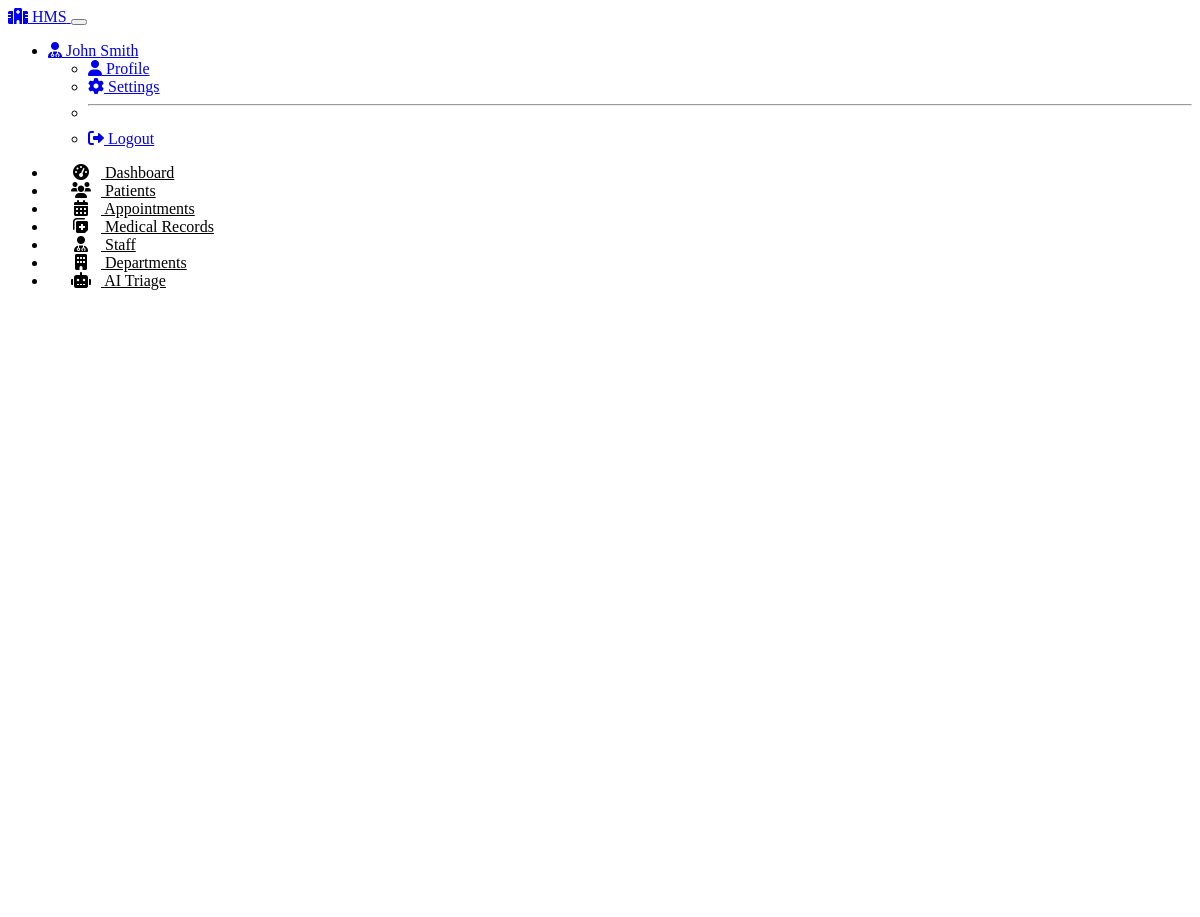
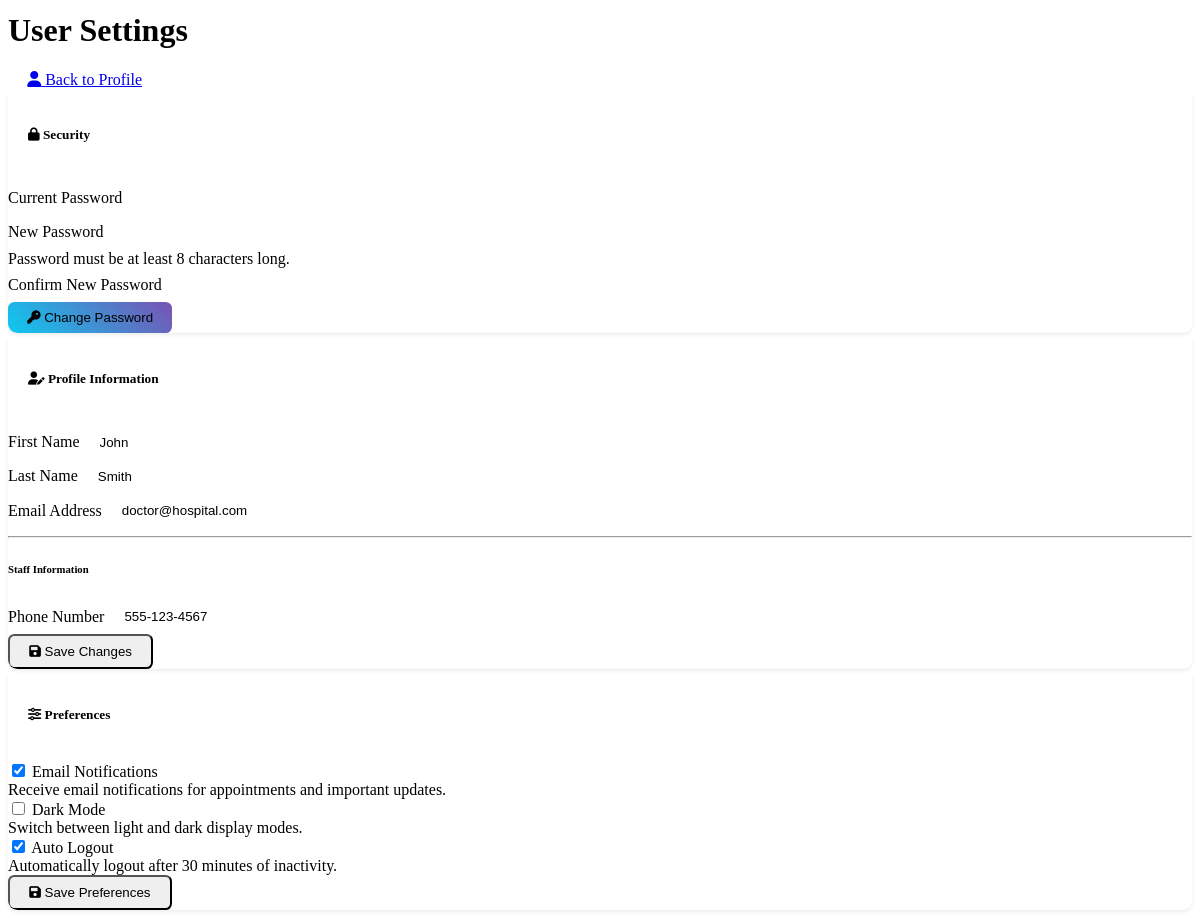
Screenshot of /settings (signed in) with the database file from the repository (2 pictures, top to bottom).
### models.py (models this page shows, shortened)
class User(UserMixin, db.Model):
    id = db.Column(db.Integer, primary_key=True)
    username = db.Column(db.String(64), unique=True, nullable=False)
    email = db.Column(db.String(120), unique=True, nullable=False)
    password_hash = db.Column(db.String(256), nullable=False)
    first_name = db.Column(db.String(100), nullable=False)
    last_name = db.Column(db.String(100), nullable=False)
    role_id = db.Column(db.Integer, db.ForeignKey('role.id'))
    is_active = db.Column(db.Boolean, default=True)
    created_at = db.Column(db.DateTime, default=datetime.utcnow)

class Staff(db.Model):
    id = db.Column(db.Integer, primary_key=True)
    user_id = db.Column(db.Integer, db.ForeignKey('user.id'), unique=True, nullable=False)
    specialization = db.Column(db.String(100))
    position = db.Column(db.String(100), nullable=False)
    department = db.Column(db.String(100), nullable=False)
    phone = db.Column(db.String(20), nullable=False)
    medical_license = db.Column(db.String(50))
    years_experience = db.Column(db.String(3))
    board_certified = db.Column(db.Boolean, default=False)
    availability = db.Column(db.String(20), default='Full-time')
    user = db.relationship('User', backref=db.backref('staff_profile', uselist=False))
    appointments = db.relationship('Appointment', backref='staff', lazy='dynamic')

### routes.py (the view)
@app.route('/settings', methods=['GET', 'POST'])
@login_required
def settings():
    profile_form = ProfileUpdateForm(obj=current_user)
    password_form = PasswordChangeForm()
    return render_template(
        'settings.html',
        title='User Settings',
        profile_form=profile_form,
        password_form=password_form
    )

### forms.py (shortened to what this page needs)
class ProfileUpdateForm(FlaskForm):
    first_name = StringField('First Name', validators=[DataRequired(), Length(max=100)])
    last_name = StringField('Last Name', validators=[DataRequired(), Length(max=100)])
    email = EmailField('Email', validators=[DataRequired(), Email()])
    phone = StringField('Phone', validators=[Optional(), Length(max=20)])
    submit = SubmitField('Save Changes')

class PasswordChangeForm(FlaskForm):
    current_password = PasswordField('Current Password', validators=[DataRequired()])
    new_password = PasswordField('New Password', validators=[DataRequired(), Length(min=8)])
    confirm_password = PasswordField('Confirm New Password', validators=[DataRequired(), EqualTo('new_password', message='Passwords must match')])
    submit = SubmitField('Change Password')

### app.py (called while the page is built)
@login_manager.user_loader
def load_user(user_id):
    from models import User
    return User.query.get(int(user_id))

### templates/settings.html (shortened to what this page needs)
{% extends "base.html" %}
{% block header %}User Settings{% endblock %}
{% block header_buttons %}
<a href="{{ url_for('profile') }}" class="btn btn-outline-info">
    <i class="fas fa-user me-2"></i> Back to Profile
</a>
{% endblock %}
{% block content %}
<div class="row">
    <div class="col-lg-4 mb-4">
        <div class="card shadow-sm">
            <div class="card-header bg-primary text-white">
                <h5 class="mb-0"><i class="fas fa-lock me-2"></i> Security</h5>
            </div>
            <div class="card-body">
                <form method="post" action="{{ url_for('change_password') }}">
                    <div class="mb-3">
                        <label for="current_password" class="form-label">Current Password</label>
                        <input type="password" class="form-control" id="current_password" name="current_password" required>
                    </div>
                    <div class="mb-3">
                        <label for="new_password" class="form-label">New Password</label>
                        <input type="password" class="form-control" id="new_password" name="new_password" required>
                        <div class="form-text">Password must be at least 8 characters long.</div>
                    </div>
                    <div class="mb-3">
                        <label for="confirm_password" class="form-label">Confirm New Password</label>
                        <input type="password" class="form-control" id="confirm_password" name="confirm_password" required>
                    </div>
                    <button type="submit" class="btn btn-primary">
                        <i class="fas fa-key me-2"></i> Change Password
                    </button>
                </form>
            </div>
        </div>
    </div>
    <div class="col-lg-8 mb-4">
        <div class="card shadow-sm">
            <div class="card-header bg-info text-white">
                <h5 class="mb-0"><i class="fas fa-user-edit me-2"></i> Profile Information</h5>
            </div>
            <div class="card-body">
                <form method="post" action="{{ url_for('update_profile') }}">
                    <div class="row">
                        <div class="col-md-6 mb-3">
                            <label for="first_name" class="form-label">First Name</label>
                            <input type="text" class="form-control" id="first_name" name="first_name" value="{{ current_user.first_name }}" required>
                        </div>
                        <div class="col-md-6 mb-3">
                            <label for="last_name" class="form-label">Last Name</label>
                            <input type="text" class="form-control" id="last_name" name="last_name" value="{{ current_user.last_name }}" required>
                        </div>
                    </div>
                    <div class="mb-3">
                        <label for="email" class="form-label">Email Address</label>
                        <input type="email" class="form-control" id="email" name="email" value="{{ current_user.email }}" required>
                    </div>
                    {% if current_user.staff_profile %}
                    <hr>
                    <h6 class="mb-3">Staff Information</h6>
                    <div class="mb-3">
                        <label for="phone" class="form-label">Phone Number</label>
                        <input type="text" class="form-control" id="phone" name="phone" value="{{ current_user.staff_profile.phone }}">
                    </div>
                    {% endif %}
                    <button type="submit" class="btn btn-info">
                        <i class="fas fa-save me-2"></i> Save Changes
                    </button>
                </form>
            </div>
        </div>
        <div class="card shadow-sm mt-4">
            <div class="card-header bg-secondary text-white">
                <h5 class="mb-0"><i class="fas fa-sliders-h me-2"></i> Preferences</h5>
            </div>
            <div class="card-body">
                <div class="form-check form-switch mb-3">
                    <input class="form-check-input" type="checkbox" id="emailNotifications" checked>
                    <label class="form-check-label" for="emailNotifications">Email Notifications</label>
                    <div class="form-text">Receive email notifications for appointments and important updates.</div>
                </div>
                <div class="form-check form-switch mb-3">
                    <input class="form-check-input" type="checkbox" id="darkMode">
                    <label class="form-check-label" for="darkMode">Dark Mode</label>
                    <div class="form-text">Switch between light and dark display modes.</div>
                </div>
                <div class="form-check form-switch mb-3">
                    <input class="form-check-input" type="checkbox" id="autoLogout" checked>
                    <label class="form-check-label" for="autoLogout">Auto Logout</label>
                    <div class="form-text">Automatically logout after 30 minutes of inactivity.</div>
                </div>
                <button class="btn btn-secondary mt-2" id="savePreferences">
                    <i class="fas fa-save me-2"></i> Save Preferences
                </button>
            </div>
        </div>
    </div>
</div>
{% endblock %}

### templates/base.html (shortened to what this page needs)
<!DOCTYPE html>
<html lang="en" data-bs-theme="dark">
<head>
    <link rel="stylesheet" href="https://cdn.replit.com/agent/bootstrap-agent-dark-theme.min.css">
    <link rel="stylesheet" href="https://cdnjs.cloudflare.com/ajax/libs/font-awesome/6.0.0/css/all.min.css">
    <link rel="stylesheet" href="{{ url_for('static', filename='css/custom.css') }}">
</head>
<body>
    {% if current_user.is_authenticated %}
    <nav class="navbar navbar-expand-lg navbar-hospital">
        <div class="container-fluid">
            <a class="navbar-brand d-flex align-items-center" href="{{ url_for('dashboard') }}">
                <i class="fas fa-hospital me-2 text-info"></i>
                <span>HMS</span>
            </a>
            <button class="navbar-toggler" type="button" data-bs-toggle="collapse" data-bs-target="#navbarNav"
                    aria-controls="navbarNav" aria-expanded="false" aria-label="Toggle navigation">
            </button>
            <div class="collapse navbar-collapse" id="navbarNav">
                <ul class="navbar-nav ms-auto">
                    <li class="nav-item dropdown">
                        <a class="nav-link dropdown-toggle" href="#" id="navbarDropdown" role="button"
                            data-bs-toggle="dropdown" aria-expanded="false">
                            <i class="fas fa-user-md me-1"></i> {{ current_user.first_name }} {{ current_user.last_name }}
                        </a>
                        <ul class="dropdown-menu dropdown-menu-end" aria-labelledby="navbarDropdown">
                            <li><a class="dropdown-item" href="{{ url_for('profile') }}"><i class="fas fa-user me-2"></i> Profile</a></li>
                            <li><a class="dropdown-item" href="{{ url_for('settings') }}"><i class="fas fa-cog me-2"></i> Settings</a></li>
                            <li><hr class="dropdown-divider"></li>
                            <li><a class="dropdown-item" href="{{ url_for('logout') }}"><i class="fas fa-sign-out-alt me-2"></i> Logout</a></li>
                        </ul>
                    </li>
                </ul>
            </div>
        </div>
    </nav>
    <div class="container-fluid">
        <div class="row">
            <div class="col-lg-2 col-md-3 px-0">
                <div class="sidebar py-3">
                    <ul class="nav flex-column">
                        <li class="nav-item">
                            <a class="nav-link {% if request.path == url_for('dashboard') %}active{% endif %}"
                               href="{{ url_for('dashboard') }}">
                                <i class="fas fa-tachometer-alt"></i> Dashboard
                            </a>
                        </li>
                        <li class="nav-item">
                            <a class="nav-link {% if '/patients' in request.path %}active{% endif %}"
                               href="{{ url_for('patients') }}">
                                <i class="fas fa-users"></i> Patients
                            </a>
                        </li>
                        <li class="nav-item">
                            <a class="nav-link {% if '/appointments' in request.path %}active{% endif %}"
                               href="{{ url_for('appointments') }}">
                                <i class="fas fa-calendar-alt"></i> Appointments
                            </a>
                        </li>
                        <li class="nav-item">
                            <a class="nav-link {% if '/records' in request.path %}active{% endif %}"
                               href="{{ url_for('records') }}">
                                <i class="fas fa-notes-medical"></i> Medical Records
                            </a>
                        </li>
                        <li class="nav-item">
                            <a class="nav-link {% if '/staff' in request.path %}active{% endif %}"
                               href="{{ url_for('staff') }}">
                                <i class="fas fa-user-md"></i> Staff
                            </a>
                        </li>
                        <li class="nav-item">
                            <a class="nav-link {% if '/departments' in request.path %}active{% endif %}"
                               href="{{ url_for('departments') }}">
                                <i class="fas fa-building"></i> Departments
                            </a>
                        </li>
                        {% if current_user.role.name in ['Doctor', 'Nurse', 'Admin'] %}
                        <li class="nav-item">
                            <a class="nav-link {% if '/triage' in request.path %}active{% endif %}"
                               href="{{ url_for('triage') }}">
                                <i class="fas fa-robot"></i> AI Triage
                            </a>
                        </li>
                        {% endif %}
                    </ul>
                </div>
            </div>
            <div class="col-lg-10 col-md-9 py-4">
                <div class="d-flex justify-content-between align-items-center mb-4">
                    <h1 class="h2">{% block header %}{% endblock %}</h1>
                    <div>
                        {% block header_buttons %}{% endblock %}
                    </div>
                </div>
                {% block content %}{% endblock %}
            </div>
        </div>
    </div>
    {% endif %}
</body>
</html>

### static/css/custom.css (style rules this page uses)
:root { --hospital-primary: var(--bs-info); --hospital-secondary: var(--bs-primary); --hospital-accent: var(--bs-cyan); --hospital-success: var(--bs-teal); --hospital-warning: var(--bs-orange); --hospital-danger: var(--bs-red); --hospital-violet: #7952b3; --hospital-indigo: #6610f2; --hospital-light-blue: #20c997; --hospital-mint: #0dcaf0; --hospital-coral: #fd7e14; --hospital-gradient-start: #0dcaf0; --hospital-gradient-end: #7952b3; }
body { scroll-behavior: smooth; }
.card { border-radius: 0.6rem; overflow: hidden; border: none; box-shadow: 0 0.125rem 0.25rem rgba(0, 0, 0, 0.075); transition: all 0.3s ease; }
.card-header { border-bottom: none; background-color: rgba(var(--bs-info-rgb), 0.1); padding: 1rem 1.25rem; }
.btn { border-radius: 0.4rem; padding: 0.5rem 1.2rem; transition: all 0.3s ease; }
.btn-primary { background: linear-gradient(45deg, var(--hospital-gradient-start), var(--hospital-gradient-end)); border: none; }
.navbar-hospital { background-color: var(--bs-body-bg); border-bottom: 1px solid rgba(var(--bs-info-rgb), 0.2); }
.sidebar { min-height: calc(100vh - 56px); border-right: 1px solid rgba(var(--bs-info-rgb), 0.1); }
.sidebar .nav-link { color: var(--bs-body-color); padding: 0.75rem 1.25rem; border-left: 3px solid transparent; transition: background-color 0.2s ease, border-left-color 0.2s ease; }
.sidebar .nav-link i { margin-right: 10px; width: 20px; text-align: center; }
.form-control, .form-select { border-radius: 0.4rem; padding: 0.6rem 1rem; border: 1px solid rgba(var(--bs-info-rgb), 0.2); transition: all 0.2s ease; }

### rows the page displays
User: first_name "John", last_name "Smith", email "doctor@hospital.com"
Staff: phone "555-123-4567"
